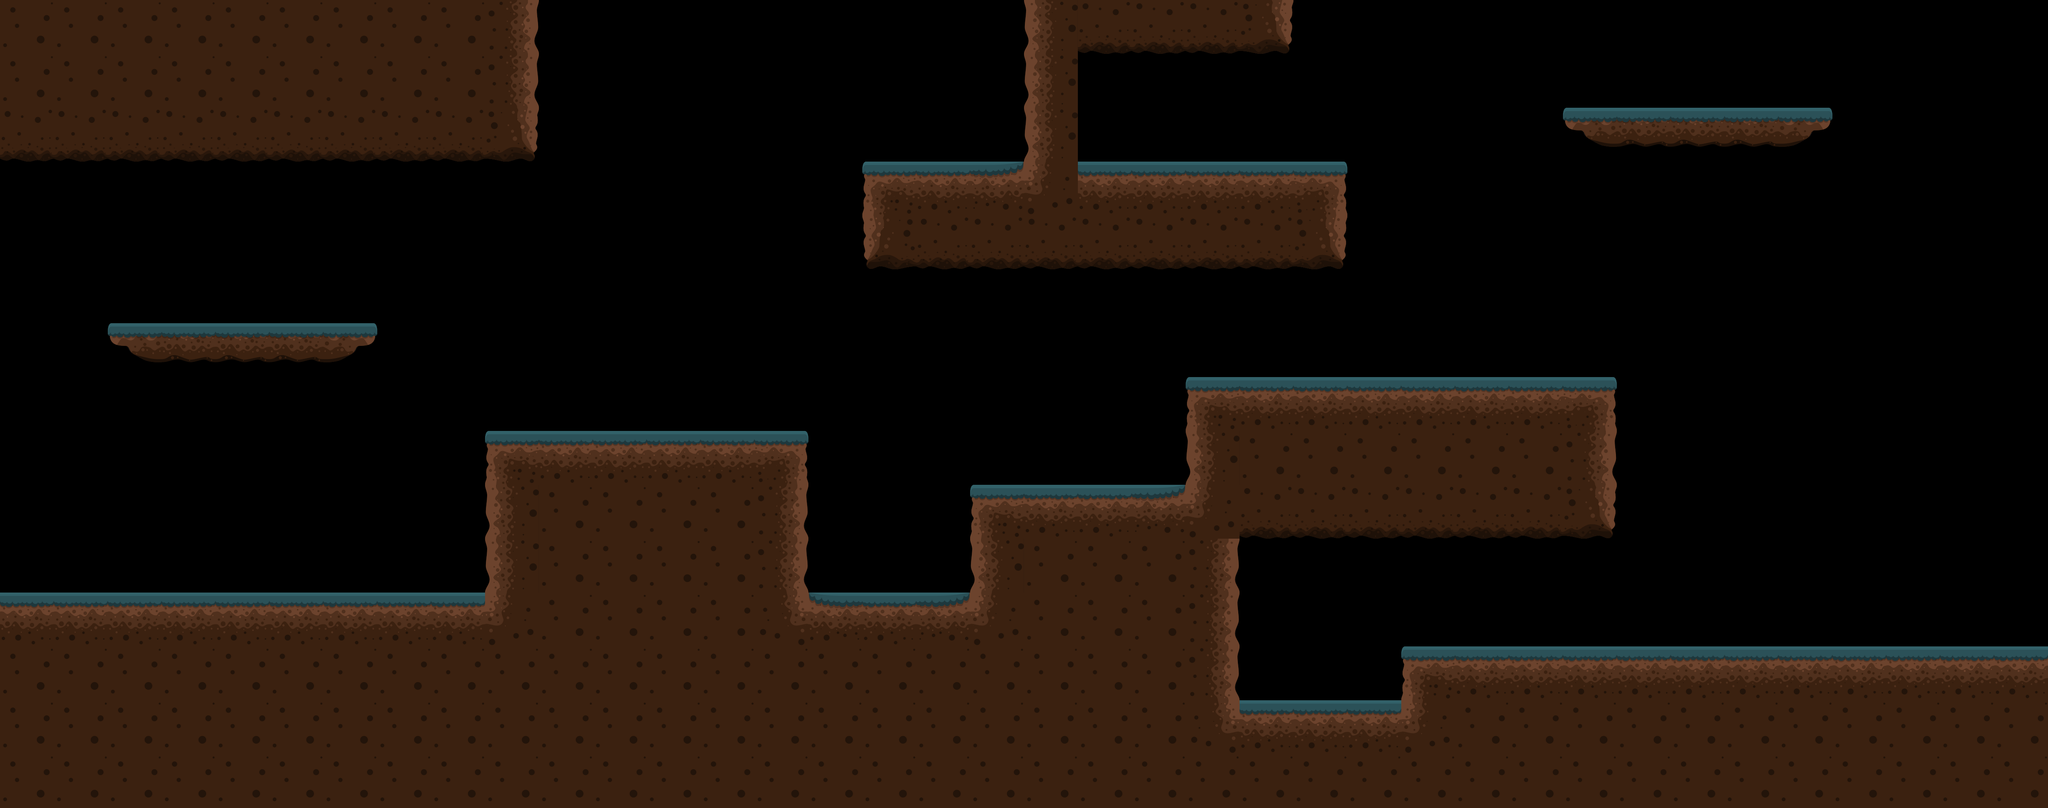

A 2D game scene composited from a Tiled map and its tileset images. What follows is a short description and the map's XML, with each tile layer's data collapsed to a summary:
An orthogonal 38x15 tile map with 128x128 px tiles, 1 tile layer (Ground), 2 tilesets and 20 objects.

<map version="1.8" tiledversion="1.8.2" orientation="orthogonal" renderorder="right-down" width="38" height="15" tilewidth="128" tileheight="128" infinite="0" nextlayerid="4" nextobjectid="40">
 <tileset firstgid="1" source="Tiles.tsx" />
 <tileset firstgid="22" source="Objects.tsx" />
 <layer id="1" name="Ground" width="38" height="15">
  <data>[570 cells, 250 non-empty, 16 distinct tile ids]</data>
 </layer>
 <objectgroup id="2" name="Object">
  <object id="5" gid="35" x="3072" y="1664" width="126" height="128" />
  <object id="13" gid="22" x="384.667" y="1408" width="127.333" height="123.333" />
  <object id="14" gid="22" x="3584.33" y="896.334" width="127.333" height="123.333" />
  <object id="15" gid="27" x="1663.44" y="1024" width="129" height="129" />
  <object id="16" gid="27" x="1663.33" y="896.17" width="129" height="129" />
  <object id="17" gid="27" x="1663.33" y="768.667" width="129" height="129" />
  <object id="19" gid="27" x="1534.33" y="1024" width="129" height="129" />
  <object id="20" gid="27" x="1535" y="896.167" width="129" height="129" />
  <object id="21" gid="27" x="1406.33" y="1024.16" width="129" height="129" />
  <object id="22" gid="40" x="373" y="770" width="286" height="256" />
  <object id="24" gid="39" x="563.333" y="770.333" width="100" height="128" />
  <object id="27" gid="35" x="2688.58" y="384.5" width="126" height="128" />
  <object id="28" gid="28" x="2048.03" y="1409.73" width="128" height="128" />
  <object id="29" gid="24" x="2432.33" y="1153" width="256" height="128" />
  <object id="30" gid="25" x="2560.79" y="385.833" width="128" height="128" />
 </objectgroup>
 <objectgroup id="3" name="Colliders">
  <object id="34" x="0" y="1408">
   <polyline points="0,0 1152,0 1152,-384 1408,-384 1408,-512 1536,-512 1536,-640 1664,-640 1664,-768 1792,-768 1792,-384 1920,-384 1920,0 2304,0 2304,-256 2816,-256 2816,-512 3328,-512 3840,-512 3840,-128 2944,-128 2944,256 3328,256 3328,128 4864,128" />
  </object>
  <object id="35" x="3200" y="384">
   <polyline points="0,0 0,256 -1152,256 -1152,0 -768,0 -768,-384 -128,-384 -128,-256 -640,-256 -640,0 0,0" />
  </object>
  <object id="36" x="4352" y="256">
   <polygon points="0,0 -4,46 -100,100 -568,100 -640,42 -640,0" />
  </object>
  <object id="37" x="1280" y="0">
   <polyline points="0,0 0,384 -1280,384" />
  </object>
  <object id="38" x="256" y="768">
   <polygon points="0,0 640,0 640,46 534,104 80,100 -2,52" />
  </object>
 </objectgroup>
</map>
